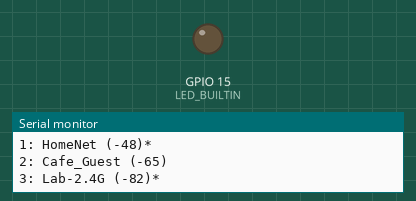
Bench run of a program on a simulated ESP32-S2. Shown: output pins drawn as LEDs (lit = HIGH), the last lines printed to the serial monitor. A WiFi scan finds three made-up networks.

Above: at 3.6 s.
At 7.2 s:
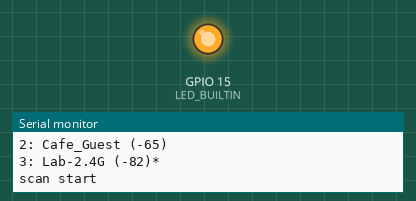
Timing chart, 0 to 9.3 s (numbered marks = the images above):
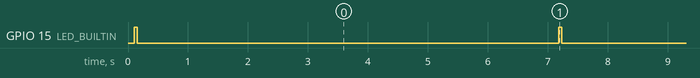

The program:

main.cpp
```cpp
#include "WiFi.h"
#include <Arduino.h>

void setup() {
  pinMode(LED_BUILTIN, OUTPUT);
  Serial.begin(115200);
  WiFi.mode(WIFI_STA);
  WiFi.disconnect();
  delay(100);
  Serial.println("Setup done");
}

void loop() {
  Serial.println("scan start");
  digitalWrite(LED_BUILTIN, HIGH);
  delay(50);
  digitalWrite(LED_BUILTIN, LOW);
  int n = WiFi.scanNetworks();
  Serial.println("scan done");
  if (n == 0) {
    Serial.println("no networks found");
  } else {
    Serial.print(n);
    Serial.println(" networks found");
    for (int i = 0; i < n; ++i) {
      Serial.print(i + 1);
      Serial.print(": ");
      Serial.print(WiFi.SSID(i));
      Serial.print(" (");
      Serial.print(WiFi.RSSI(i));
      Serial.print(")");
      Serial.println((WiFi.encryptionType(i) == WIFI_AUTH_OPEN) ? " " : "*");
      delay(10);
    }
  }
  Serial.println("");
  delay(5000);
}
```

Measured:
- by itself, GPIO 15 (LED_BUILTIN): alternates HIGH for 0.05 s and LOW for 7.0 s
